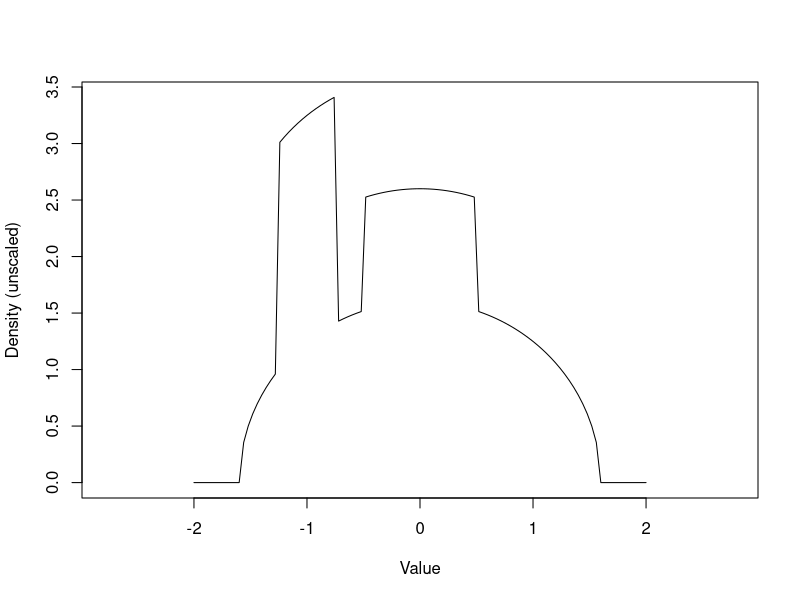
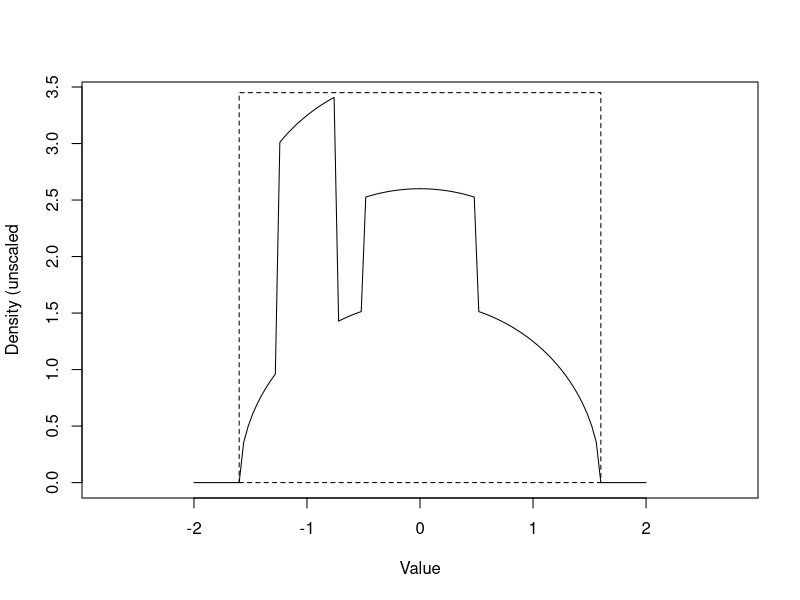
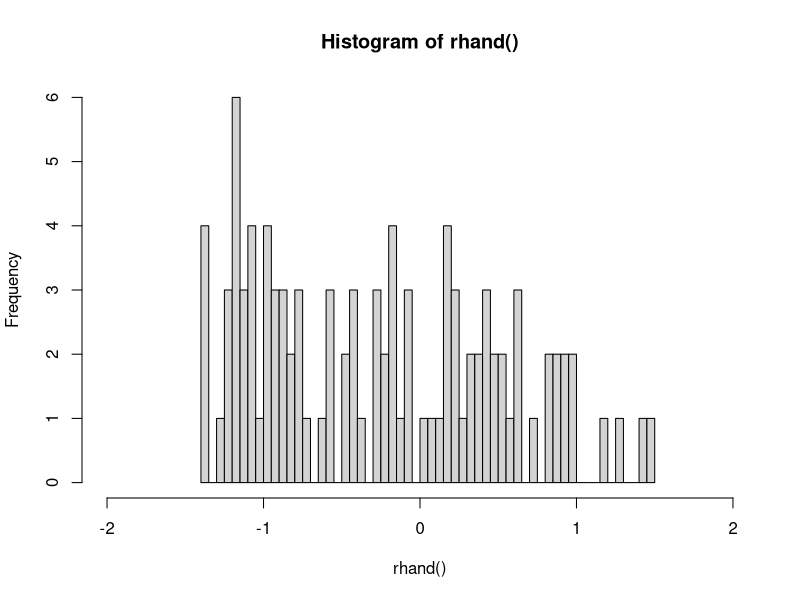
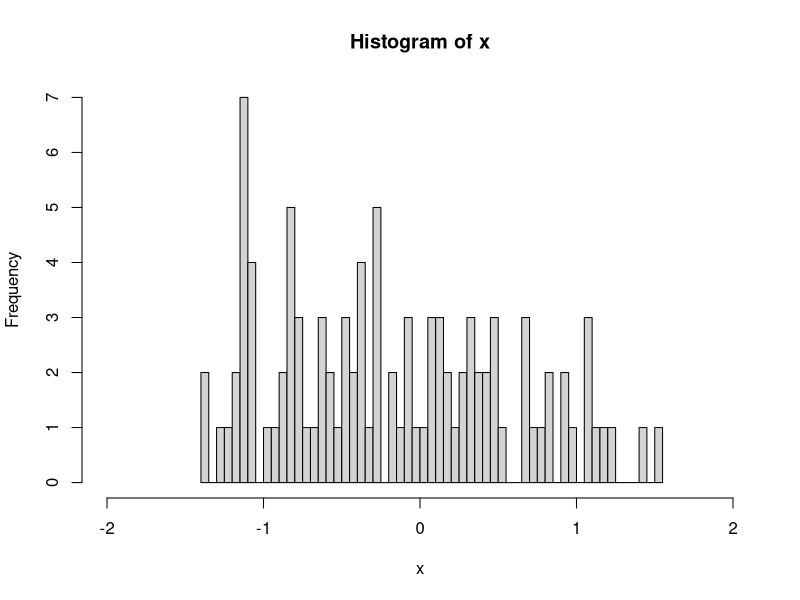
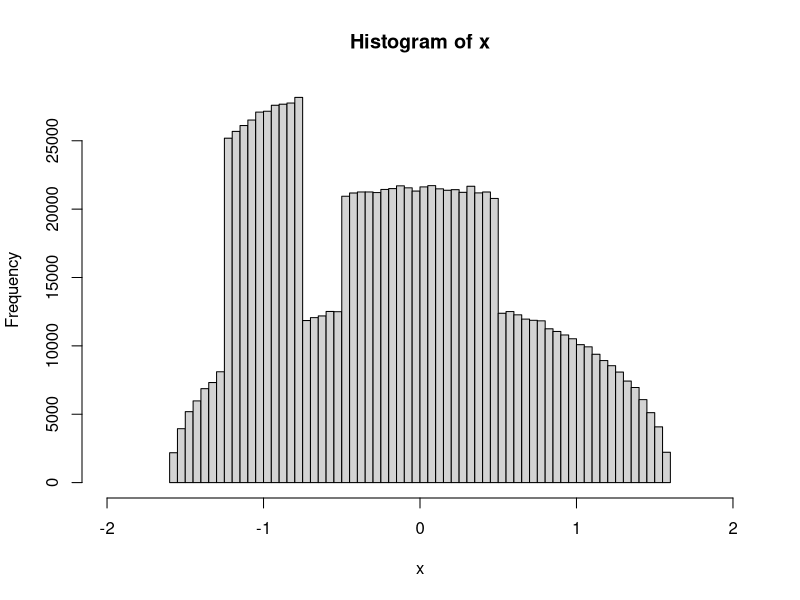

R code for these plots, in order:
## ---- chunk 1
dhand = function(x) {
  y = numeric(length(x))
  i = -1.6 < x & x < 1.6
  y[i] = sqrt(2.56 - x[i]^2) + dunif(x[i], -1.25, -0.75) +
    dunif(x[i], -0.5, 0.5)

  y
}

curve(dhand, -2, 2, xlab = "Value", ylab = "Density (unscaled)", asp = 1)
## ---- chunk 2
curve(dhand, -2, 2, xlab = "Value", ylab = "Density (unscaled", asp = 1)
rect(-1.6, 0, 1.6, 3.45, lty = "dashed")
## ---- chunk 3
rhand = function(n = 100) {
   sample = numeric(n)
   while (n > 0) {
      x = runif(1, -1.6, 1.6)
      y = runif(1, 0, 3.45)
      if (dhand(x) > y) {
         sample[n] = x
         n = n - 1
      }
   }
   sample
}

rhand(10)
rhand()
rhand(1000)
hist(rhand(), xlim = c(-2, 2), breaks = 50)
## ---- chunk 4
set.seed(123)

x = rhand()
hist(x, xlim = c(-2, 2), breaks = 50)
## ---- chunk 5
set.seed(123)

x = rhand(1e6)
hist(x, xlim = c(-2, 2), breaks = 50)
## ---- chunk 6
cat("The mean is", mean(x), "while the standard deviation is", 
      sd(x))
